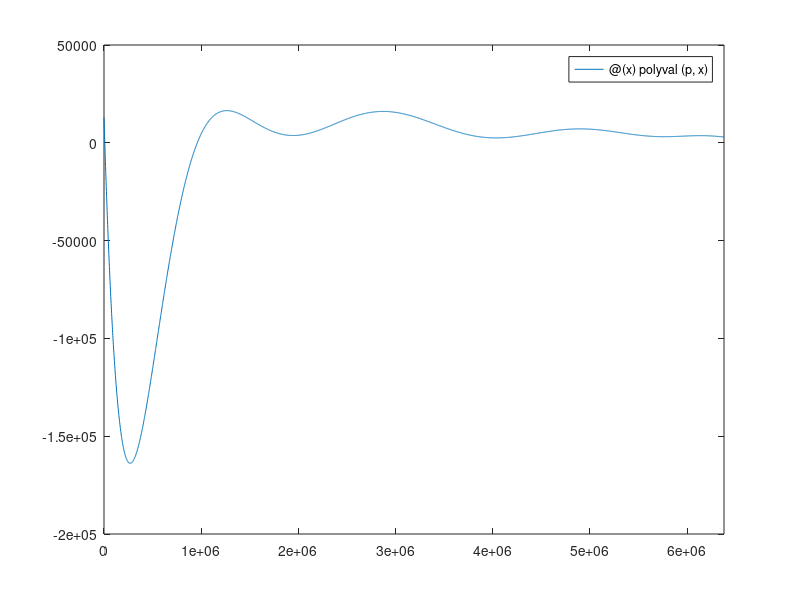

The MATLAB script that drew this image:
function [m,rho_avg] = RA225295_L10_01()
  r=[0 1100 1500 2450 3400 3630 4500 5380 6060 6280 6380];
  rho=[13 12.4 12 11.2 9.7 5.7 5.2 4.7 3.6 3.4 3];
  r_SI=1000.*r
  rho_SI=1000.*rho

  n=10;
  p=polyfit(r_SI,rho_SI,n);
  
  
  % Coeficientes do polinômio ajustado
  disp(p);

  % Criação da função anônima
  f = @(x) polyval(p, x);
  fplot(f,[0 r_SI(length(r_SI-1))]); 
  f2=@(x) f(x).*x.*x;
  f3=4*pi*integral(f2,0,r_SI(length(r_SI-1)))
end